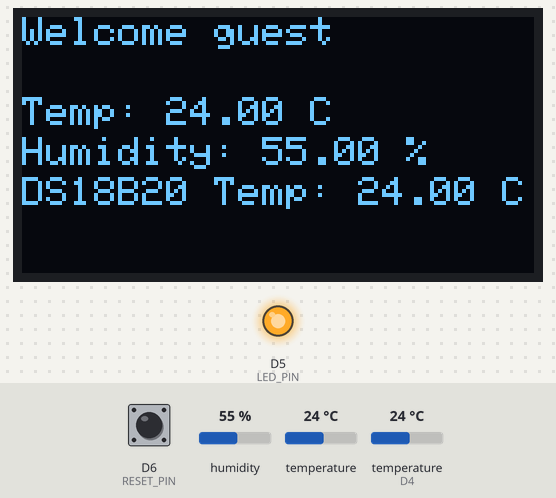
Simulated run of this sketch. Board: ESP8266 (NodeMCU). On the bench: 128×64 one-colour display, output pins drawn as LEDs (lit = HIGH). The inputs (shaded band) are chosen by the test bench; at power-on: humidity 55 %, temperature 24 °C, temperature (sensor on D4) 24 °C, D6 (RESET_PIN) HIGH. WiFi joins after 1.5 s; servers stay silent unless stated; the local clock reads 2024-03-15 10:24:30 at power-on unless the sketch sets it; EEPROM starts erased; what the sketch prints to the serial monitor is not drawn.

Above: at 3.4 s.
3.5 s: humidity set to 22 %
At 7.5 s:
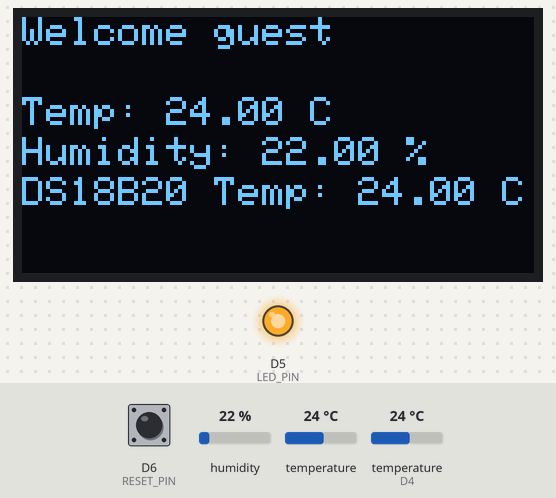
8.3 s: temperature (sensor 0) set to 12 °C
At 9.3 s:
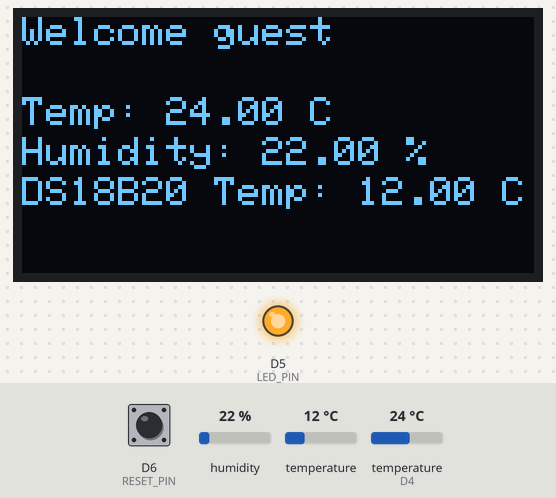
11.1 s: temperature (sensor on D4) set to 12 °C
At 15.7 s:
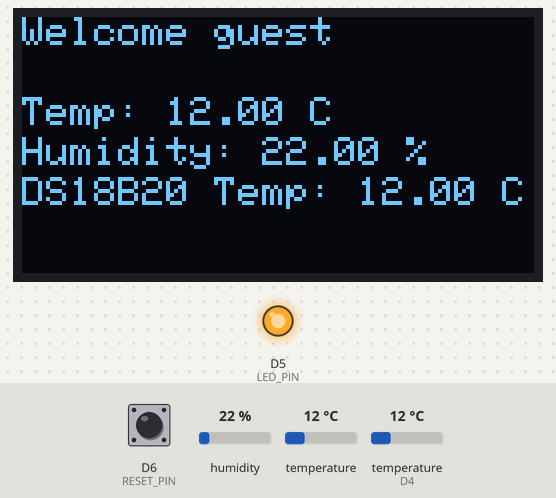
16.3 s: temperature (sensor 0) set to 19 °C
Timing chart, 0 to 19.3 s (numbered marks = the images above; inputs shaded):
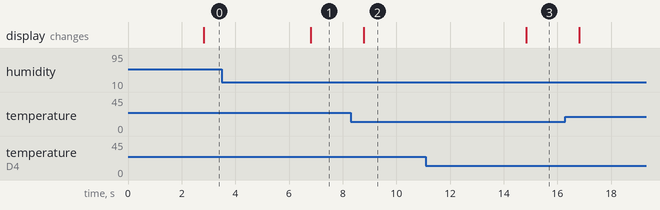

The sketch:

esp8266-realtime.ino
```cpp
/* 21/03/2025 - WebSocket auto-reconnect, ping keep-alive, OLED restore */

#include <ESP8266WiFi.h>
#include <ArduinoWebsockets.h>
using namespace websockets;
#include <WiFiManager.h>
#include <DHT.h>
#include <OneWire.h>
#include <DallasTemperature.h>
#include <EEPROM.h>
#include <Adafruit_GFX.h>
#include <Adafruit_SH110X.h>
#include <time.h>

// **Pin definitions**
#define DHTPIN D4
#define DHTTYPE DHT11
#define ONE_WIRE_BUS D3
#define LED_PIN D5
#define RESET_PIN D6

// **EEPROM settings**
#define EEPROM_SIZE 32
#define USERNAME_ADDR 0

// **WebSocket Server**
const char* serverIP = "bio-data-production.up.railway.app";

DHT dht(DHTPIN, DHTTYPE);
OneWire oneWire(ONE_WIRE_BUS);
DallasTemperature sensors(&oneWire);

WiFiManager wifiManager;
Adafruit_SH1106G display = Adafruit_SH1106G(128, 64, &Wire);

char username[16];
WiFiManagerParameter custom_username("username", "Enter username", "", 16);
WebsocketsClient webSocket;

volatile bool resetTriggered = false;
unsigned long previousMillis = 0;
const long interval = 2000;

unsigned long lastReconnectAttempt = 0;
bool wsConnected = false;

unsigned long lastOledCheck = 0;
const long oledCheckInterval = 5000;

unsigned long lastPingTime = 0;
const unsigned long pingInterval = 30000;  // 30s ping keep-alive

// **WebSocket Events**
void webSocketMessage(WebsocketsMessage message) {
  Serial.printf("WebSocket Message Received: %s\n", message.data().c_str());
}

void webSocketEvent(WebsocketsEvent event, String data) {
  if (event == WebsocketsEvent::ConnectionOpened) {
    Serial.println("✅ WebSocket Connected");
    wsConnected = true;
  } else if (event == WebsocketsEvent::ConnectionClosed) {
    Serial.println("❌ WebSocket Disconnected");
    wsConnected = false;
  }
}

void ICACHE_RAM_ATTR resetWiFiSettings() {
  resetTriggered = true;
}

void setup() {
  Serial.begin(115200);
  EEPROM.begin(EEPROM_SIZE);
  dht.begin();
  sensors.begin();

  pinMode(LED_PIN, OUTPUT);
  digitalWrite(LED_PIN, LOW);

  pinMode(RESET_PIN, INPUT_PULLUP);
  attachInterrupt(digitalPinToInterrupt(RESET_PIN), resetWiFiSettings, FALLING);

  Wire.begin(D2, D1);
  display.begin(0x3C, true);
  display.clearDisplay();
  display.display();

  wifiManager.addParameter(&custom_username);
  wifiManager.autoConnect("ESP8266-Setup", "password123");

  Serial.println("✅ Connected to Wi-Fi.");
  Serial.print("📡 IP Address: ");
  Serial.println(WiFi.localIP());

  strcpy(username, custom_username.getValue());
  toLowerCase(username);

  if (strlen(username) > 0) {
    saveUsername(username);
  } else if (isUsernameStored()) {
    getUsername();
  } else {
    strcpy(username, "guest");
  }

  digitalWrite(LED_PIN, HIGH);

  configTime(-5 * 3600, 0, "pool.ntp.org", "time.nist.gov");
  waitForNTPTime();

  webSocket.onMessage(webSocketMessage);
  webSocket.onEvent(webSocketEvent);
  webSocket.setInsecure();

  // Optional: Handle pong
  //webSocket.onPong([](uint8_t * payload, size_t length) {
    //Serial.println("🏓 Pong received from server");
  //});

  reconnectWebSocket();
}

void loop() {
  if (resetTriggered) {
    Serial.println("🔄 Resetting WiFi...");
    wifiManager.resetSettings();
    delay(1000);
    ESP.restart();
  }

  webSocket.poll();

  // Force reconnect if disconnected for over 10s
  if (!wsConnected && millis() - lastReconnectAttempt > 10000) {
    Serial.println("🔁 Attempting WebSocket reconnect...");
    reconnectWebSocket();
    lastReconnectAttempt = millis();
  }

  // Send WebSocket ping every 30s
  if (millis() - lastPingTime > pingInterval && wsConnected) {
    Serial.println("📶 Sending ping to keep connection alive");
    webSocket.ping();
    lastPingTime = millis();
  }

  // Reinitialize OLED if it was off
  if (millis() - lastOledCheck >= oledCheckInterval) {
    lastOledCheck = millis();
    display.display();  // Test write
    if (display.getWriteError()) {
      Serial.println("🖥️ OLED might be off, reinitializing...");
      Wire.begin(D2, D1);
      display.begin(0x3C, true);
      display.clearDisplay();
      display.display();
    }
  }

  unsigned long currentMillis = millis();
  if (currentMillis - previousMillis >= interval) {
    previousMillis = currentMillis;

    sensors.requestTemperatures();
    float dsTemperature = sensors.getTempCByIndex(0);
    float temperature = dht.readTemperature();
    float humidity = dht.readHumidity();

    if (isnan(temperature)) {
      Serial.println("❌ Error: DHT Temperature reading failed!");
      temperature = 0;
    }
    if (isnan(humidity)) {
      Serial.println("❌ Error: DHT Humidity reading failed!");
      humidity = 0;
    }
    if (dsTemperature == -127.00) {
      Serial.println("❌ Error: DS18B20 sensor not detected!");
      dsTemperature = 0;
    }

    displayDataOnOLED(temperature, humidity, dsTemperature);

    String datetime = getDateTimeString();
    String jsonPayload = "{\"username\":\"" + String(username) + "\", "
                         "\"temperature\":" + String(temperature) + ", "
                         "\"humidity\":" + String(humidity) + ", "
                         "\"dsTemperature\":" + String(dsTemperature) + ", "
                         "\"datetime\":\"" + datetime + "\"}";

    if (wsConnected) {
      webSocket.send(jsonPayload);
    }

    Serial.printf("🌡️ Temp: %.2f°C, Humidity: %.2f%%, DS18B20: %.2f°C\n", temperature, humidity, dsTemperature);
  }
}

// **Reconnect WebSocket**
void reconnectWebSocket() {
  String wsUrl = "wss://" + String(serverIP) + "/";
  Serial.print("🔗 Connecting to WebSocket: ");
  Serial.println(wsUrl);
  webSocket.connect(wsUrl);
}

// **Username Handling**
void toLowerCase(char* str) {
  for (int i = 0; str[i]; i++) {
    str[i] = tolower(str[i]);
  }
}

bool isUsernameStored() {
  return EEPROM.read(USERNAME_ADDR) != 0xFF;
}

void getUsername() {
  for (int i = 0; i < 15; i++) {
    char c = EEPROM.read(USERNAME_ADDR + i);
    if (c == '\0' || c == 0xFF) break;
    username[i] = c;
  }
  username[15] = '\0';
}

void saveUsername(char* input) {
  for (int i = 0; i < 15; i++) {
    EEPROM.write(USERNAME_ADDR + i, input[i]);
  }
  EEPROM.write(USERNAME_ADDR + 15, '\0');
  EEPROM.commit();
}

// **NTP Synchronization**
void waitForNTPTime() {
  while (time(nullptr) <= 100000) {
    Serial.println("⏳ Waiting for NTP time sync...");
    delay(500);
  }
  Serial.println("⏰ NTP time synchronized.");
}

String getDateTimeString() {
  time_t now = time(nullptr);
  struct tm* timeinfo = localtime(&now);
  char buffer[25];
  strftime(buffer, sizeof(buffer), "%Y/%m/%d %H:%M:%S", timeinfo);
  return String(buffer);
}

// **Display Data on OLED**
void displayDataOnOLED(float tempDHT, float humDHT, float tempDS) {
  display.clearDisplay();
  display.setTextSize(1);
  display.setTextColor(SH110X_WHITE);
  display.setCursor(0, 0);
  display.print("Welcome ");
  display.print(username);
  display.setCursor(0, 20);
  display.print("Temp: ");
  display.print(tempDHT);
  display.print(" C");
  display.setCursor(0, 30);
  display.print("Humidity: ");
  display.print(humDHT);
  display.print(" %");
  display.setCursor(0, 40);
  display.print("DS18B20 Temp: ");
  display.print(tempDS);
  display.print(" C");
  display.display();
}
```

Measured:
- after the input at 3.5 s, the display: changes after 3.3 s (image 1)
- after the input at 8.3 s, the display: changes after 0.49 s (image 2)
- after the input at 11.1 s, the display: changes after 3.7 s (image 3)
